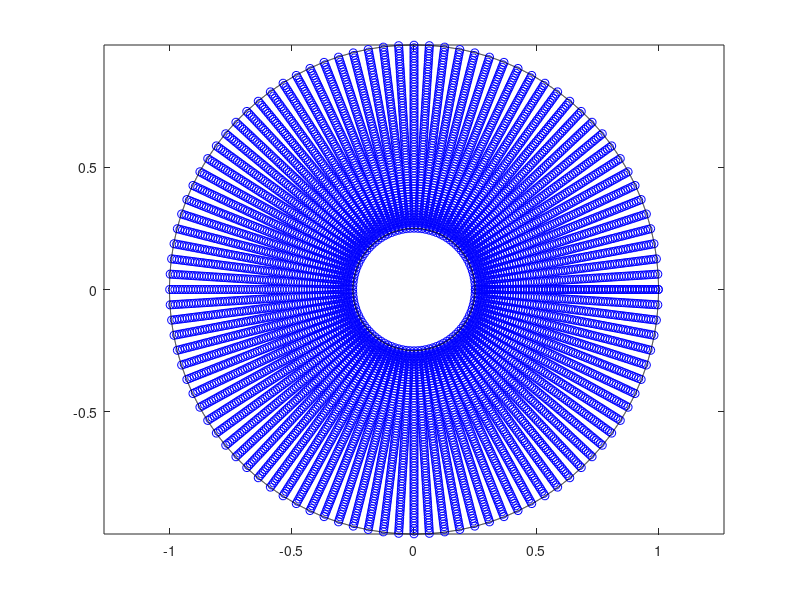

MATLAB code for this plot: (Note: this script raises an error after producing the figure.)
% Example_ann_contour_save_cir.m
% Nasser June 12, 2019
clear;clc
% To generate the data in the files:
% xan5p_pt.mat, yan5p_pt.mat, Ran5p_pt.mat,
% which will be used by the MATLAB file:
% Example_ann_contour_plot_cir.m
% to plot the contour lines and the surface in
% Figure 2 in the paper:
% E. Kalmoun, M. Nasser and M. Vuorinen, Numerical computation of Mityuk's
% function and radius for some canonical slit domains. 
% 
%
% choose the values of theta_0 and theta_1
% here theta_1=pi/2 (the canonical domain is the unit disk with a circular
% slit
thetak = [pi/2;pi/2];
% The parametrization of the boundary
n  =  2^14;
t  = [0:2*pi/n:2*pi-2*pi/n].';
k  =  1; % the unit circle: |z|=1
et(1+(k-1)*n:k*n,1)  =  1.* exp(i.*t);
etp(1+(k-1)*n:k*n,1) =  1i.*exp(i.*t);
k  =  2; % the inner circle: |z|=0.25
et(1+(k-1)*n:k*n,1)  =  0.25.* exp(-i.*t);
etp(1+(k-1)*n:k*n,1) = -0.25i.*exp(-i.*t);
% generat a meshgrid in the domain G={z : 0.25<|z|<1}
[r,theta]=meshgrid([linspace(0.251,0.999,71)],[linspace(0,2*pi,101)]);
x=r.*cos(theta);
y=r.*sin(theta);
z=x+i*y;
sum(sum(abs(z)>=0))
% 
% test: ploting the meshgrid
figure
tv=[0.05,0.15,0.25,0.33,0.365];
hold on
box on
plot(x,y,'ob');
for k=1:length(thetak)
    crv = et(1+(k-1)*n:k*n,1);crv(end+1)=crv(1);
    plot(real(crv),imag(crv),'k')
end
axis equal
% 
% 
% computing the values of Compute Mityuk's radius R(G,alpha) where alpha is
% the matrix of meshgrid points
[mz,nz]  = size(z);
for k=1:mz
    for j=1:nz
        tic
        R(k,j)  =  Mityuk(et,etp,n,thetak,z(k,j));
        toc
    end
end
% 
% save the data
save('xan5_pt.mat', 'x', '-ascii', '-double') 
save('yan5_pt.mat', 'y', '-ascii', '-double')
save('Ran5_pt.mat', 'R', '-ascii', '-double')
% 